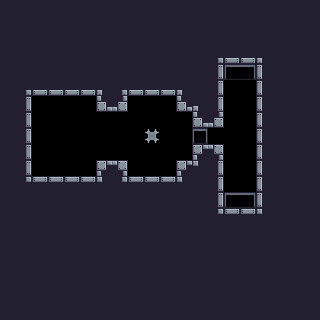

Below is a game level as drawn by its tile map, then a one-line description and the .tmx file that defines it, in full:
An orthogonal 20x20 tile map with 16x16 px tiles, 1 tile layer (Tile Layer 1) and 4 objects (2x Attachable, Controllable, Victory).

<map version="1.9" tiledversion="1.9.0" orientation="orthogonal" renderorder="right-down" width="20" height="20" tilewidth="16" tileheight="16" infinite="0" nextlayerid="4" nextobjectid="20">
 <tileset firstgid="1" source="../tilesets/default_tileset.tsx" />
 <layer id="1" name="Tile Layer 1" width="20" height="20">
  <data encoding="csv">
18,18,18,18,18,18,18,18,18,18,18,18,18,18,18,18,18,18,18,18,
18,18,18,18,18,18,18,18,18,18,18,18,18,18,18,18,18,18,18,18,
18,18,18,18,18,18,18,18,18,18,18,18,18,18,18,18,18,18,18,18,
18,18,18,18,18,18,18,18,18,18,18,18,18,4,34,34,5,18,18,18,
18,18,18,18,18,18,18,18,18,18,18,18,18,19,70,72,17,18,18,18,
18,4,34,34,34,34,5,4,34,34,34,5,18,19,0,0,17,18,18,18,
18,19,0,0,0,0,33,35,0,0,0,33,5,19,0,0,17,18,18,18,
18,19,0,0,0,0,0,0,0,0,0,0,33,35,0,0,17,18,18,18,
18,19,0,0,0,0,0,0,0,8,0,0,73,0,0,0,17,18,18,18,
18,19,0,0,0,0,0,0,0,0,0,0,1,3,0,0,17,18,18,18,
18,19,0,0,0,0,1,3,0,0,0,1,21,19,0,0,17,18,18,18,
18,20,2,2,2,2,21,20,2,2,2,21,18,19,0,0,17,18,18,18,
18,18,18,18,18,18,18,18,18,18,18,18,18,19,70,72,17,18,18,18,
18,18,18,18,18,18,18,18,18,18,18,18,18,20,2,2,21,18,18,18,
18,18,18,18,18,18,18,18,18,18,18,18,18,18,18,18,18,18,18,18,
18,18,18,18,18,18,18,18,18,18,18,18,18,18,18,18,18,18,18,18,
18,18,18,18,18,18,18,18,18,18,18,18,18,18,18,18,18,18,18,18,
18,18,18,18,18,18,18,18,18,18,18,18,18,18,18,18,18,18,18,18,
18,18,18,18,18,18,18,18,18,18,18,18,18,18,18,18,18,18,18,18,
18,18,18,18,18,18,18,18,18,18,18,18,18,18,18,18,18,18,18,18
</data>
 </layer>
 <objectgroup id="2" name="Object Layer 1" opacity="0.5">
  <object id="4" name="Controllable" gid="256" x="64" y="128" width="16" height="16">
   <properties>
    <property name="sprite" value="player" />
    <property name="type" value="controllable" />
   </properties>
  </object>
  <object id="10" name="Attachable" gid="255" x="96" y="144" width="16" height="16">
   <properties>
    <property name="sprite" value="attachable" />
    <property name="type" value="attachable" />
   </properties>
  </object>
  <object id="17" name="Victory" gid="253" x="224" y="112" width="16" height="16">
   <properties>
    <property name="sprite" value="cake" />
    <property name="type" value="victory" />
   </properties>
  </object>
  <object id="19" name="Attachable" gid="255" x="96" y="160" width="16" height="16">
   <properties>
    <property name="sprite" value="attachable" />
    <property name="type" value="attachable" />
   </properties>
  </object>
 </objectgroup>
</map>
